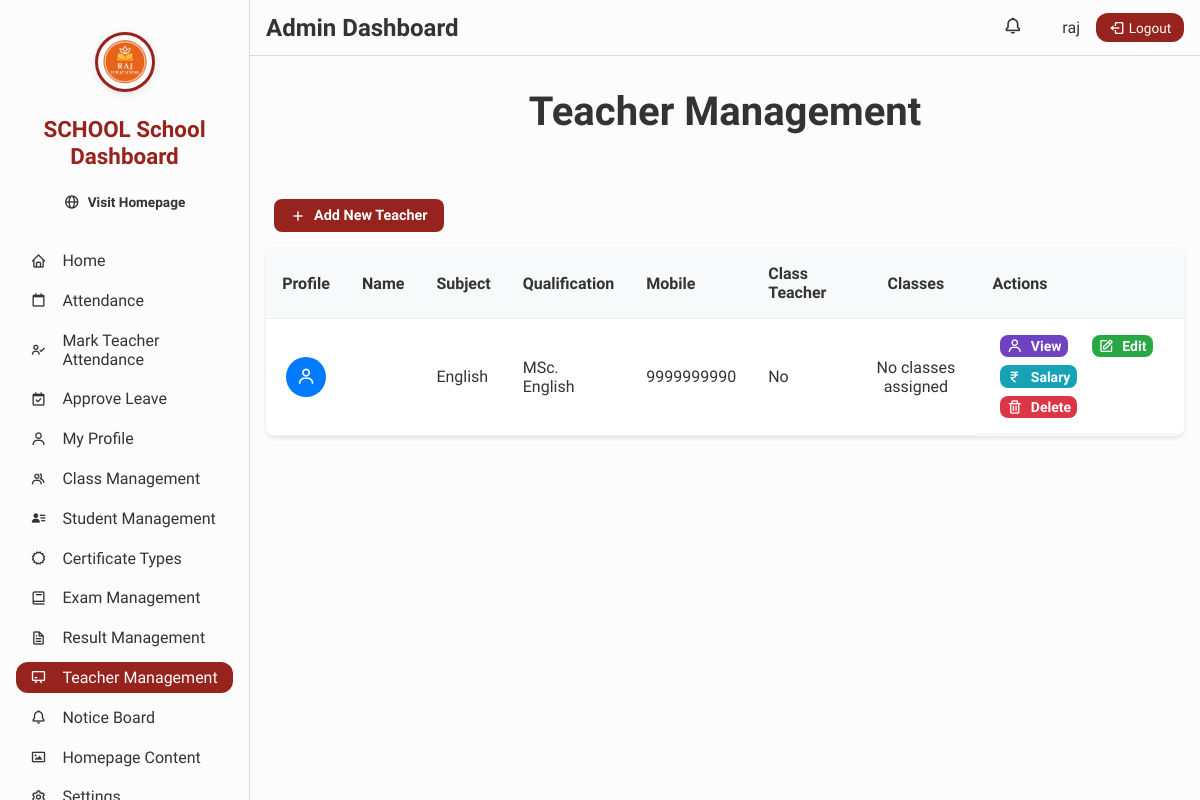
Page /teachers/management/ (signed in) on the committed database.
### teachers/models.py (models this page shows, shortened)
class Teacher(models.Model):
    user = models.OneToOneField(User, on_delete=models.CASCADE)
    subject = models.CharField(max_length=100)
    qualification = models.CharField(max_length=200, blank=True)
    mobile_no = models.BigIntegerField(blank=True, null=True)
    profile_photo = models.ImageField(
        upload_to=teacher_profile_photo_path, null=True, blank=True
    )
    classroom = models.ManyToManyField(
        "students.Classroom", related_name="teachers", blank=True
    )
    plain_text_password = models.CharField(
        max_length=255,
        blank=True,
        null=True,
        help_text="Plain text password for admin reference",
    )

### teachers/views.py (the view)
# urls.py: path("management/", views.teacher_management, name="teacher_management"),
@login_required
def teacher_management(request: HttpRequest):
    role = get_user_role(request.user)
    if role != "Admin":
        return HttpResponse("Access denied", status=403)
    teachers = Teacher.objects.select_related("user").all().order_by("user__first_name")
    context = {
        "teachers": teachers,
        "role": role,
    }
    return render(request, "teachers/teacher_management.html", context)

### base/context_processors.py (called while the page is built)
def get_user_role(user):
    if user.groups.filter(name="Admin").exists():
        return "Admin"
    elif user.groups.filter(name="Teacher").exists():
        return "Teacher"
    else:
        return "Student"

def current_session(request):
    selected_session_id = request.session.get("selected_academic_session_id")
    if selected_session_id:
        try:
            current_session_obj = AcademicSession.objects.get(id=selected_session_id)
        except AcademicSession.DoesNotExist:
            current_session_obj = None
    else:
        current_session_obj = None
    if not current_session_obj:
        today = date.today()
        current_session_obj = AcademicSession.objects.filter(
            start_date__lte=today, end_date__gte=today
        ).first()
        if not current_session_obj:
            current_session_obj = AcademicSession.objects.order_by("-end_date").first()
    return {"current_session": current_session_obj}

def user_role(request):
    if request.user.is_authenticated:
        return {"role": get_user_role(request.user)}
    return {}

def school_name(request):
    from decouple import config
    return {"school_name": config("SCHOOL_NAME", default="SCHOOL")}

### base/views.py (called while the page is built)
def get_user_role(user):
    if user.groups.filter(name="Admin").exists():
        return "Admin"
    elif user.groups.filter(name="Teacher").exists():
        return "Teacher"
    else:
        return "Student"

### teachers/templates/teachers/teacher_management.html
{% extends 'dashboard/layout.html' %}
{% load static %}
{% block content %}
  <div class="teacher-management-container">
    <div class="header-section" style="justify-content: center;">
      <h1 style="text-align: center !important;">Teacher Management</h1>
    </div>
    <div style="margin-bottom: 1rem;">
      <a href="{% url 'teachers:add_teacher' %}" class="btn btn-primary"><i class="bx bx-plus"></i> Add New Teacher</a>
    </div>
    <div class="teachers-table-container">
      <table class="teachers-table">
        <thead>
          <tr>
            <th>Profile</th>
            <th>Name</th>
            <th>Subject</th>
            <th>Qualification</th>
            <th>Mobile</th>
            <th>Class Teacher</th>
            <th>Classes</th>
            <th>Actions</th>
          </tr>
        </thead>
        <tbody>
          {% for teacher in teachers %}
            <tr>
              <td class="profile-cell">
                {% if teacher.profile_photo %}
                  <img src="{{ teacher.profile_photo.url }}" alt="Profile" class="profile-thumb" />
                {% else %}
                  <div class="profile-avatar">
                    <i class="bx bx-user"></i>
                  </div>
                {% endif %}
              </td>
              <td>{{ teacher.user.get_full_name }}</td>
              <td>{{ teacher.subject }}</td>
              <td>{{ teacher.qualification|default:'Not specified' }}</td>
              <td>{{ teacher.mobile_no|default:'Not provided' }}</td>
              <td>
                {% for classroom in teacher.classroom.all %}
                  {% if classroom.class_teacher == teacher %}
                    <span class="class-teacher-badge">{{ classroom }}</span>
                  {% endif %}
                {% empty %}
                  No
                {% endfor %}
              </td>
              <td>
                {% if teacher.classroom.all %}
                  {{ teacher.classroom.all|join:', ' }}
                {% else %}
                  No classes assigned
                {% endif %}
              </td>
              <td class="actions">
                <a href="{% url 'teachers:profile' %}?teacher_id={{ teacher.id }}" class="btn btn-view btn-sm"><i class="bx bx-user"></i> View</a>
                <a href="{% url 'teachers:edit_teacher' teacher.id %}" class="btn btn-edit btn-sm"><i class="bx bx-edit"></i> Edit</a>
                <a href="{% url 'teachers:manage_salary' teacher.id %}" class="btn btn-salary btn-sm"><i class="bx bx-rupee"></i> Salary</a>
                <a href="{% url 'teachers:delete_teacher' teacher.id %}" class="btn btn-delete btn-sm"><i class="bx bx-trash"></i> Delete</a>
              </td>
            </tr>
          {% empty %}
            <tr>
              <td colspan="8">No teachers found.</td>
            </tr>
          {% endfor %}
        </tbody>
      </table>
    </div>
  </div>
{% endblock %}

### dashboard/templates/dashboard/layout.html (shortened to what this page needs)
<!DOCTYPE html>
<html lang="en">
  <head>
    {% include 'links.html' %}
  </head>
  <body class="dashboard-body">
    {% include 'dashboard/sidebar.html' %}
    <main>
      <nav class="dashboard-navbar">
        <div class="navbar-left">
          <h1 class="page-title">{{ role }} Dashboard</h1>
        </div>
        <div class="navbar-right">
          <div class="notification-panel">
            <button class="notification-btn" id="notificationToggle">
              <i class="bx bx-bell"></i>
            </button>
          </div>
          <div class="user-section">
            <span class="user-info">{{ request.user.get_full_name|default:request.user.username }}</span>
            <form method="POST" action="{% url 'logout' %}">
              <button class="logout-btn" type="submit"><i class="bx bx-log-out"></i> Logout</button>
            </form>
          </div>
        </div>
      </nav>
      {% block content %}
      {% endblock %}
    </main>
    {% load static %}
  </body>
</html>

### rows in the picture
Teacher: subject "English", qualification "MSc. English", mobile_no "9999999990", shows "No classes assigned"

### other values in the picture
{{ school_name }} "SCHOOL"
{{ role }} "Admin"
{{ request.user.get_full_name|default:request.user.username }} "raj"
